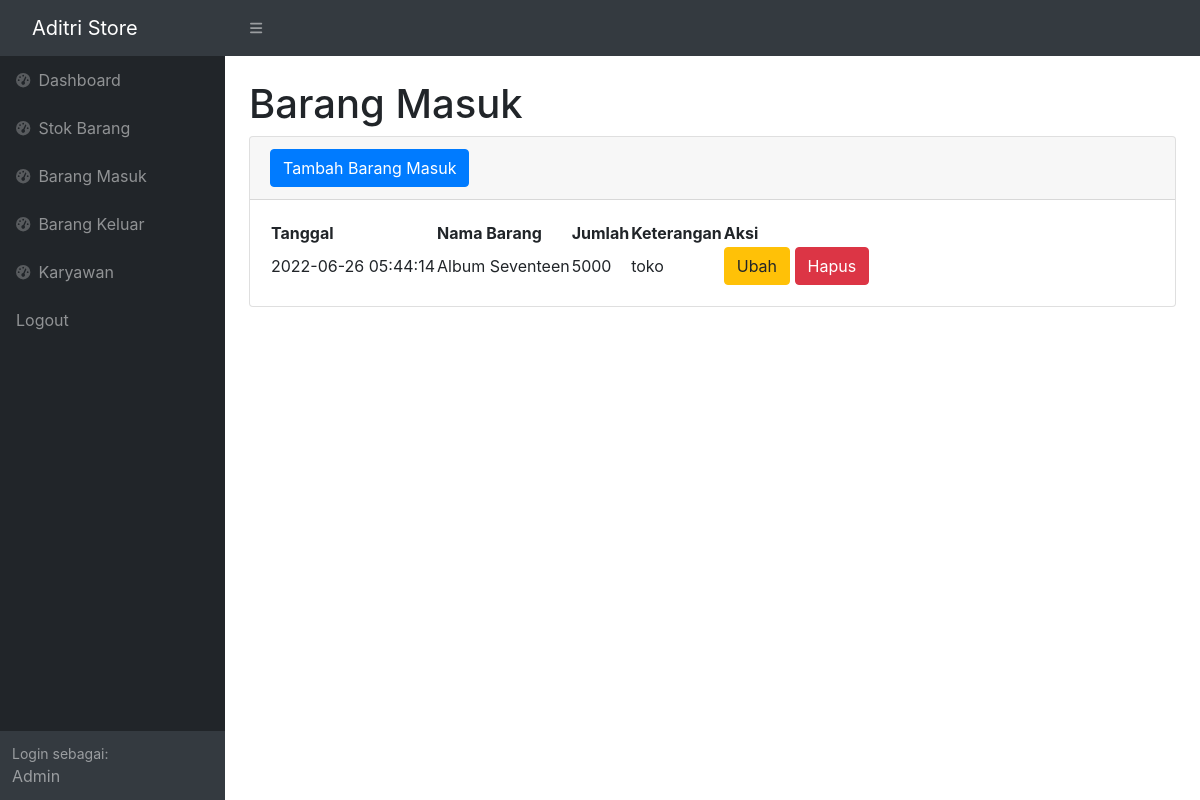
The app's page /masuk.php (signed in) with its own data.
### tables this page shows
CREATE TABLE `masuk` (
  `idmasuk` int(11) NOT NULL,
  `idbarang` int(11) NOT NULL,
  `tanggal` timestamp NOT NULL DEFAULT current_timestamp(),
  `keterangan` varchar(50) NOT NULL,
  `qty` int(11) NOT NULL
);

CREATE TABLE `stok` (
  `idbarang` int(11) NOT NULL,
  `namabarang` varchar(50) NOT NULL,
  `deskripsi` varchar(200) NOT NULL,
  `stok` int(11) NOT NULL
);

### masuk.php (the view, shortened to what this page needs)
<?php
require 'function.php';
?>
<!DOCTYPE html>
<html lang="en">
<head>
    <link href="https://cdn.jsdelivr.net/npm/simple-datatables@latest/dist/style.css" rel="stylesheet" />
    <link href="css/styles.css" rel="stylesheet" />
</head>
<body class="sb-nav-fixed">
    <nav class="sb-topnav navbar navbar-expand navbar-dark bg-dark">
        <a class="navbar-brand ps-3" href="index.php">Aditri Store</a>
        <button class="btn btn-link btn-sm order-1 order-lg-0 me-4 me-lg-0" id="sidebarToggle" href="#!"><i
                class="fas fa-bars"></i></button>
    </nav>
    <div id="layoutSidenav">
        <div id="layoutSidenav_nav">
            <nav class="sb-sidenav accordion sb-sidenav-dark" id="sidenavAccordion">
                <div class="sb-sidenav-menu">
                    <div class="nav">
                        <a class="nav-link" href="dashboard.php">
                            <div class="sb-nav-link-icon"><i class="fas fa-tachometer-alt"></i></div>
                            Dashboard
                        </a>
                        <a class="nav-link" href="index.php">
                            <div class="sb-nav-link-icon"><i class="fas fa-tachometer-alt"></i></div>
                            Stok Barang
                        </a>
                        <a class="nav-link" href="masuk.php">
                            <div class="sb-nav-link-icon"><i class="fas fa-tachometer-alt"></i></div>
                            Barang Masuk
                        </a>
                        <a class="nav-link" href="keluar.php">
                            <div class="sb-nav-link-icon"><i class="fas fa-tachometer-alt"></i></div>
                            Barang Keluar
                        </a>
                        <a class="nav-link" href="karyawan.php">
                            <div class="sb-nav-link-icon"><i class="fas fa-tachometer-alt"></i></div>
                            Karyawan
                        </a>
                        <a class="nav-link" href="logout.php">
                            Logout
                        </a>
                    </div>
                </div>
                <div class="sb-sidenav-footer">
                    <div class="small">Login sebagai:</div>
                    Admin
                </div>
            </nav>
        </div>
        <div id="layoutSidenav_content">
            <main>
                <div class="container-fluid px-4">
                    <h1 class="mt-4">Barang Masuk</h1>
                    <div class="card mb-4">
                        <div class="card-header">
                            <button type="button" class="btn btn-primary" data-toggle="modal" data-target="#myModal">
                                Tambah Barang Masuk
                            </button>
                        </div>
                        <div class="card-body">
                            <table id="datatablesSimple">
                                <thead>
                                    <tr>
                                        <th>Tanggal</th>
                                        <th>Nama Barang</th>
                                        <th>Jumlah</th>
                                        <th>Keterangan</th>
                                        <th>Aksi</th>
                                    </tr>
                                </thead>
                                <tbody>
                                    <?php
                                    $ambilsemuadatastok = mysqli_query($conn, "select * from masuk m, stok s where s.idbarang=m.idbarang");
                                    while($data=mysqli_fetch_array($ambilsemuadatastok)){
                                        $idm = $data['idmasuk'];
                                        $tanggal = $data['tanggal'];
                                        $namabarang = $data['namabarang'];
                                        $qty = $data['qty'];
                                        $keterangan = $data['keterangan'];
                                    ?>
                                    <tr>
                                        <td><?=$tanggal;?></td>
                                        <td><?=$namabarang;?></td>
                                        <td><?=$qty;?></td>
                                        <td><?=$keterangan;?></td>
                                        <td>
                                            <button type="button" class="btn btn-warning" data-toggle="modal"
                                                data-target="#ubah<?=$idm;?>">
                                                Ubah
                                            </button>
                                            <button type="button" class="btn btn-danger" data-toggle="modal"
                                                data-target="#hapus<?=$idm;?>">
                                                Hapus
                                            </button>
                                        </td>
                                    </tr>
                                    <?php
                                    };
                                    ?>
                                </tbody>
                            </table>
                        </div>
                    </div>
                </div>
            </main>
        </div>
    </div>
    <link rel="stylesheet" href="https://cdn.jsdelivr.net/npm/bootstrap@4.6.1/dist/css/bootstrap.min.css">
</body>
</body>
</html>

### records on screen
masuk: tanggal "2022-06-26 05:44:14", idbarang.namabarang "Album Seventeen", qty "5000", keterangan "toko"
